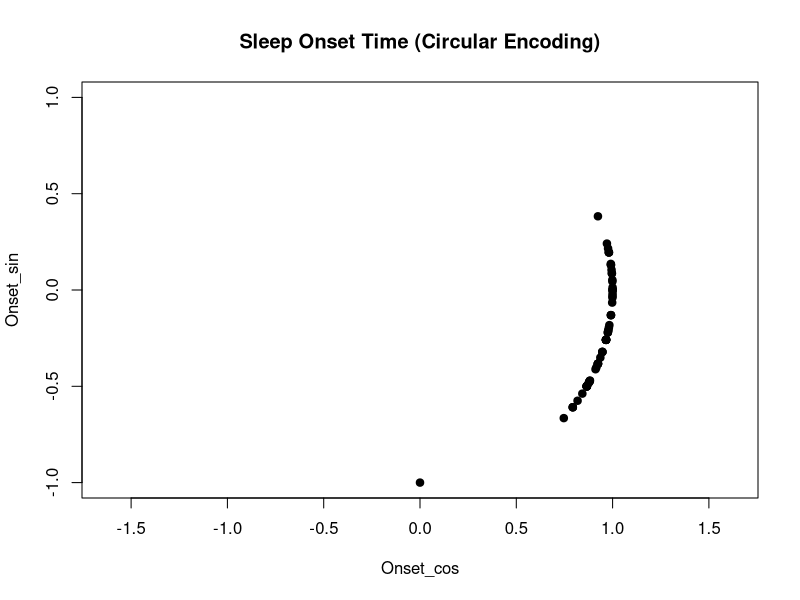
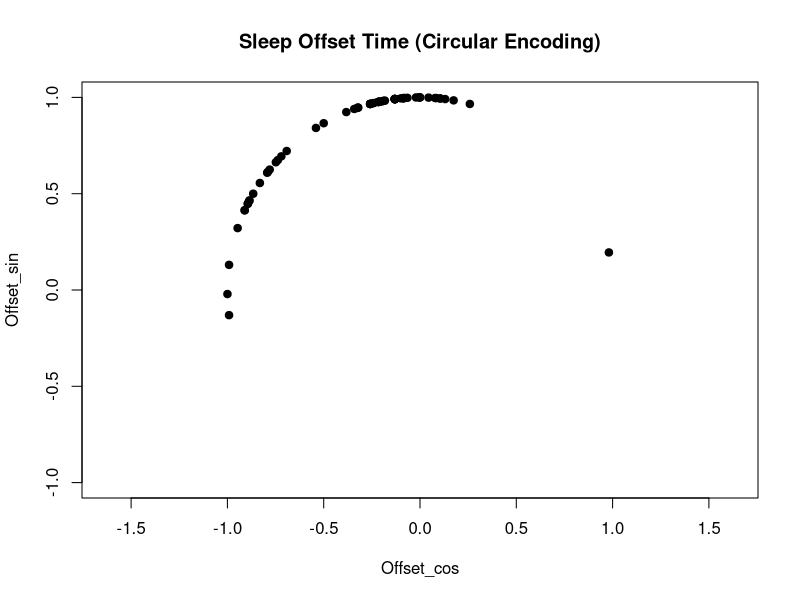
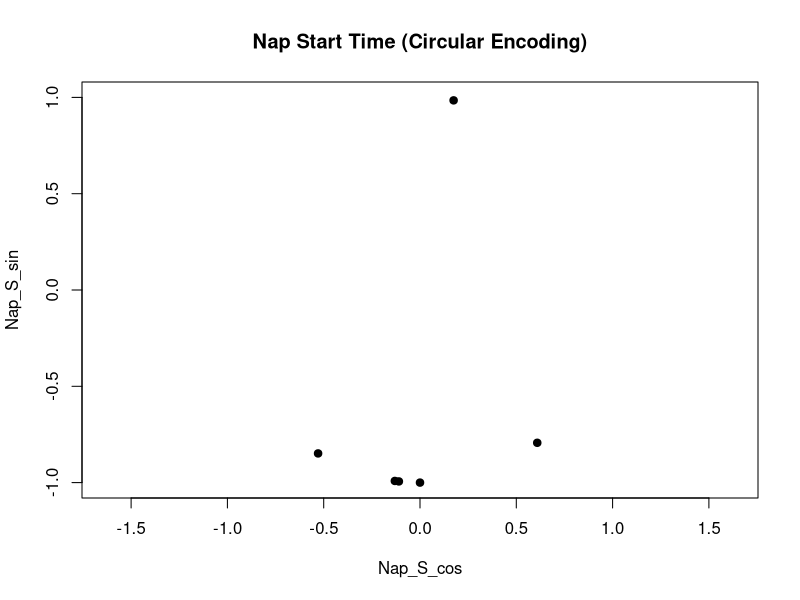
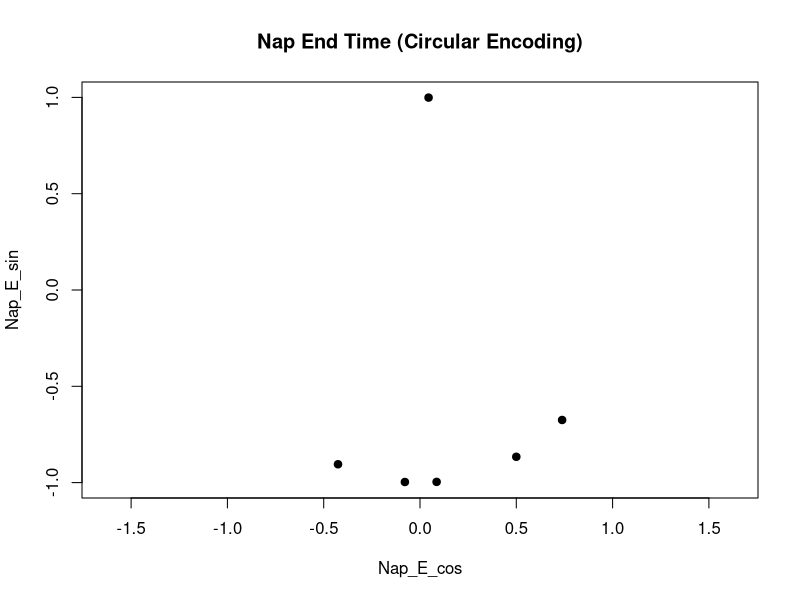
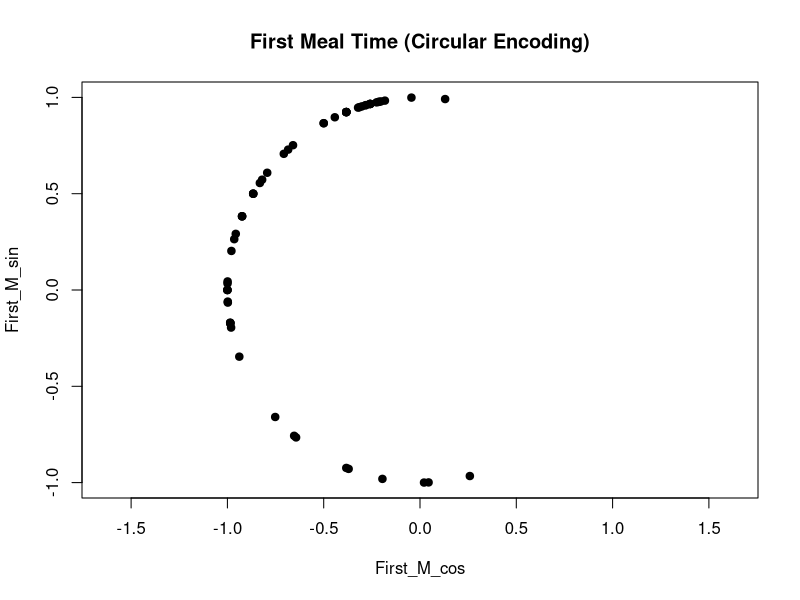
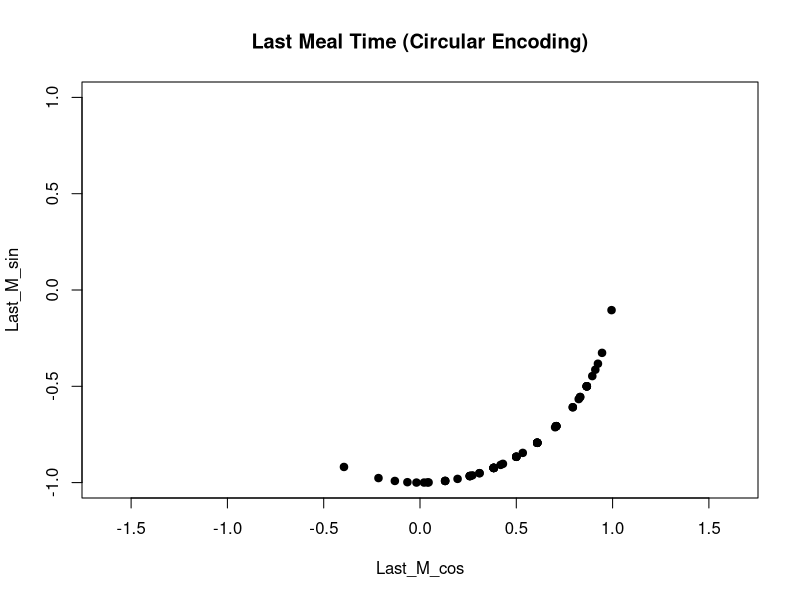
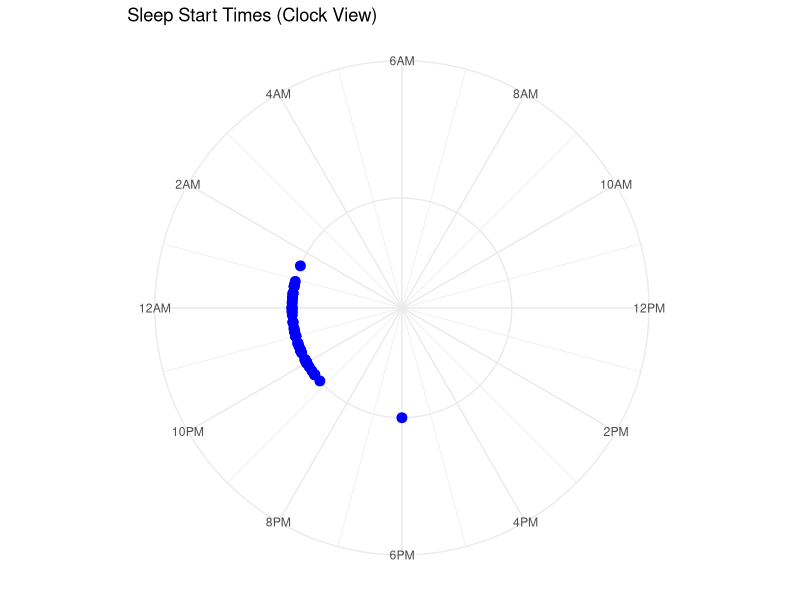
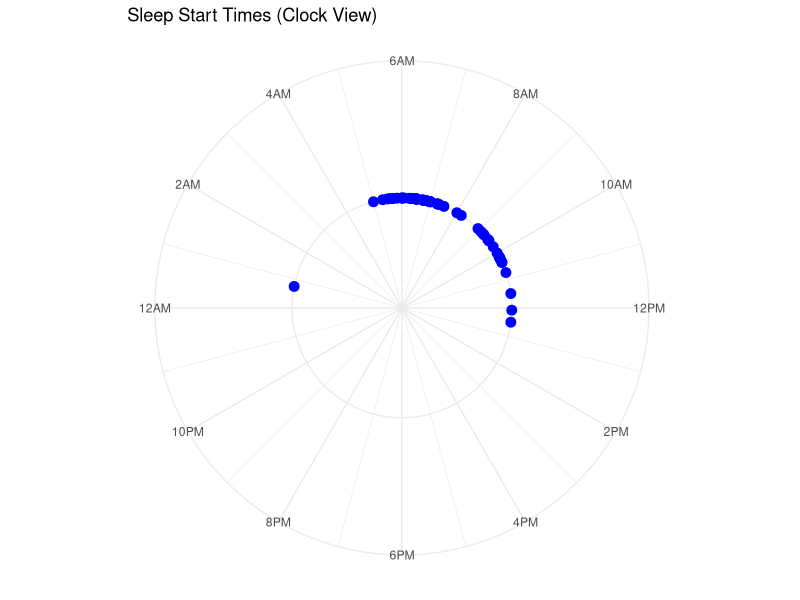

Here is the R script that generated these plots, in order:

#START UP----
sleep_data <- read.csv("./Jan 2026 COPY PUSHAdolescentDailyDiary_DATA_LABELS_7.2.2024_CLEANING_JA_KALIKA_11.24.csv", 
                       na.strings = c("-999", "-888"))

str(sleep_data)
summary(sleep_data)
colSums(is.na(sleep_data))


#ROUNDING TIME----
#--Onset times ----
Onset_sin <- sin(2 * pi * sleep_data$Sleep.Onset.Decimal.Hour / 24)
Onset_cos <- cos(2 * pi * sleep_data$Sleep.Onset.Decimal.Hour / 24)

plot(Onset_cos, Onset_sin,
     asp = 1,
     xlim = c(-1, 1),
     ylim = c(-1, 1),
     pch = 19,
     main = "Sleep Onset Time (Circular Encoding)")


#--Offset times ----
Offset_sin <- sin(2 * pi * sleep_data$Sleep.Offset.Time_Decimal.Hour / 24)
Offset_cos <- cos(2 * pi * sleep_data$Sleep.Offset.Time_Decimal.Hour / 24)

plot(Offset_cos, Offset_sin,
     asp = 1,
     xlim = c(-1, 1),
     ylim = c(-1, 1),
     pch = 19,
     main = "Sleep Offset Time (Circular Encoding)")


#--Nap times ----
Nap_S_sin <- sin(2 * pi * sleep_data$Nap.Start.Decimal.Time / 24)
Nap_S_cos <- cos(2 * pi * sleep_data$Nap.Start.Decimal.Time / 24)

plot(Nap_S_cos, Nap_S_sin,
     asp = 1,
     xlim = c(-1, 1),
     ylim = c(-1, 1),
     pch = 19,
     main = "Nap Start Time (Circular Encoding)")


Nap_E_sin <- sin(2 * pi * sleep_data$Nap.End.Decimal.Time / 24)
Nap_E_cos <- cos(2 * pi * sleep_data$Nap.End.Decimal.Time / 24)

plot(Nap_E_cos, Nap_E_sin,
     asp = 1,
     xlim = c(-1, 1),
     ylim = c(-1, 1),
     pch = 19,
     main = "Nap End Time (Circular Encoding)")

#--First meal times ----
First_M_sin <- sin(2 * pi * sleep_data$First.Meal.Decimal.Time / 24)
First_M_cos <- cos(2 * pi * sleep_data$First.Meal.Decimal.Time / 24)

plot(First_M_cos, First_M_sin,
     asp = 1,
     xlim = c(-1, 1),
     ylim = c(-1, 1),
     pch = 19,
     main = "First Meal Time (Circular Encoding)")

#--Last meal times ----
Last_M_sin <- sin(2 * pi * sleep_data$Last.Meal.Decimal.Time / 24)
Last_M_cos <- cos(2 * pi * sleep_data$Last.Meal.Decimal.Time / 24)

plot(Last_M_cos, Last_M_sin,
     asp = 1,
     xlim = c(-1, 1),
     ylim = c(-1, 1),
     pch = 19,
     main = "Last Meal Time (Circular Encoding)")


#ANALYSIS----


#Start plot better----
Onset_circ <- atan2(Onset_sin, Onset_cos)


library(dplyr)

sleep_data <- sleep_data %>%
  mutate(
    Onset_circ = atan2(Onset_sin, Onset_cos),  
    Onset_circ = ifelse(Onset_circ < 0, Onset_circ + 2*pi, Onset_circ),  
    start_hour  = Onset_circ * 24 / (2*pi),     
  
    Offset_circ = atan2(Offset_sin, Offset_cos),  
    Offset_circ = ifelse(Offset_circ < 0, Offset_circ + 2*pi, Offset_circ),  
    end_hour  = Offset_circ * 24 / (2*pi)     
  )

library(ggplot2)

ggplot(sleep_data, aes(x = Onset_circ, y = 1)) +  
  geom_point(size = 3, color = "blue") +
  coord_polar(theta = "x", start = -pi/2) +  
  scale_x_continuous(
    limits = c(0, 2*pi),
    breaks = (0:11) * 2*pi/12,                
    labels = c("12AM","2AM","4AM","6AM","8AM","10AM","12PM","2PM","4PM","6PM","8PM","10PM")
  ) +
  theme_minimal() +
  labs(title = "Sleep Start Times (Clock View)") +
  theme(axis.title = element_blank(),
        axis.text.y = element_blank(),
        axis.ticks = element_blank()
        )



#End plot better----

ggplot(sleep_data, aes(x = Offset_circ, y = 1)) +  
  geom_point(size = 3, color = "blue") +
  coord_polar(theta = "x", start = -pi/2) +  
  scale_x_continuous(
    limits = c(0, 2*pi),
    breaks = (0:11) * 2*pi/12,                
    labels = c("12AM","2AM","4AM","6AM","8AM","10AM","12PM","2PM","4PM","6PM","8PM","10PM")
  ) +
  theme_minimal() +
  labs(title = "Sleep Start Times (Clock View)") +
  theme(axis.title = element_blank(),
        axis.text.y = element_blank(),
        axis.ticks = element_blank())
#Start and end plot----

library(ggplot2)


sleep_plot_data <- sleep_data %>%
  select(Onset_circ, Offset_circ) %>%
  mutate(id = row_number()) %>%
  tidyr::pivot_longer(cols = c(Onset_circ, Offset_circ),
                      names_to = "type", values_to = "angle") 


ggplot(sleep_plot_data, aes(x = angle, y = 1, color = type)) +
  geom_point(size = 3, alpha = 0.7) +
  coord_polar(theta = "x", start = -pi/2) +  # rotate so 12AM is top
  scale_x_continuous(
    limits = c(0, 2*pi),
    breaks = (0:11) * 2*pi/12,
    labels = c("12AM","2AM","4AM","6AM","8AM","10AM","12PM",
               "2PM","4PM","6PM","8PM","10PM")
  ) +
  scale_color_manual(values = c("Onset_circ"="darkblue", "Offset_circ"="darkgoldenrod2"),
                     labels = c("End Time", "Start Time")) +
  theme_minimal() +
  theme(axis.title = element_blank(),
        axis.text.y = element_blank(),
        axis.ticks = element_blank()) +
  labs(title = "Sleep Start and End Times (Clock View)", color = "")



#Nap start plot----
Nap_S_circ = atan2(Nap_S_sin, Nap_S_cos)
Nap_E_circ = atan2(Nap_E_sin, Nap_E_cos)
library(dplyr)

sleep_data <- sleep_data %>%
  mutate(
    Nap_S_circ = atan2(Nap_S_sin, Nap_S_cos),  
    Nap_S_circ = ifelse(Nap_S_circ < 0, Nap_S_circ + 2*pi, Nap_S_circ),  
    nap_start_hour  = Nap_S_circ * 24 / (2*pi),     
    
    Nap_E_circ = atan2(Nap_E_sin, Nap_E_cos),  
    Nap_E_circ = ifelse(Nap_E_circ < 0, Nap_E_circ + 2*pi, Nap_E_circ),  
    nap_end_hour  = Nap_E_circ * 24 / (2*pi)     
  )

library(ggplot2)

ggplot(sleep_data, aes(x = Nap_S_circ, y = 1)) +  
  geom_point(size = 3, color = "blue") +
  coord_polar(theta = "x", start = -pi/2) +  
  scale_x_continuous(
    limits = c(0, 2*pi),
    breaks = (0:11) * 2*pi/12,                
    labels = c("12AM","2AM","4AM","6AM","8AM","10AM","12PM","2PM","4PM","6PM","8PM","10PM")
  ) +
  theme_minimal() +
  labs(title = "Nap Start Times (Clock View)") +
  theme(axis.title = element_blank(),
        axis.text.y = element_blank(),
        axis.ticks = element_blank()
  )



#Nap End plot better----

ggplot(sleep_data, aes(x = Nap_E_circ, y = 1)) +  
  geom_point(size = 3, color = "blue") +
  coord_polar(theta = "x", start = -pi/2) +  
  scale_x_continuous(
    limits = c(0, 2*pi),
    breaks = (0:11) * 2*pi/12,                
    labels = c("12AM","2AM","4AM","6AM","8AM","10AM","12PM","2PM","4PM","6PM","8PM","10PM")
  ) +
  theme_minimal() +
  labs(title = "Sleep Start Times (Clock View)") +
  theme(axis.title = element_blank(),
        axis.text.y = element_blank(),
        axis.ticks = element_blank())

#Nap Start and end plot----

library(ggplot2)


nap_plot_data <- sleep_data %>%
  select(Nap_S_circ, Nap_E_circ) %>%
  mutate(id = row_number()) %>%
  tidyr::pivot_longer(cols = c(Nap_S_circ, Nap_E_circ),
                      names_to = "type", values_to = "angle") 


ggplot(nap_plot_data, aes(x = angle, y = 1, color = type)) +
  geom_point(size = 3, alpha = 0.7) +
  coord_polar(theta = "x", start = -pi/2) +  
  scale_x_continuous(
    limits = c(0, 2*pi),
    breaks = (0:11) * 2*pi/12,
    labels = c("12AM","2AM","4AM","6AM","8AM","10AM","12PM",
               "2PM","4PM","6PM","8PM","10PM")
  ) +
  scale_color_manual(values = c("Nap_E_circ"="darkgoldenrod2", "Nap_S_circ"="darkblue"),
                     labels = c("Nap End Time", "Nap Start Time")) +
  theme_minimal() +
  theme(axis.title = element_blank(),
        axis.text.y = element_blank(),
        axis.ticks = element_blank()) +
  labs(title = "Nap Start and End Times (Clock View)", color = "")

